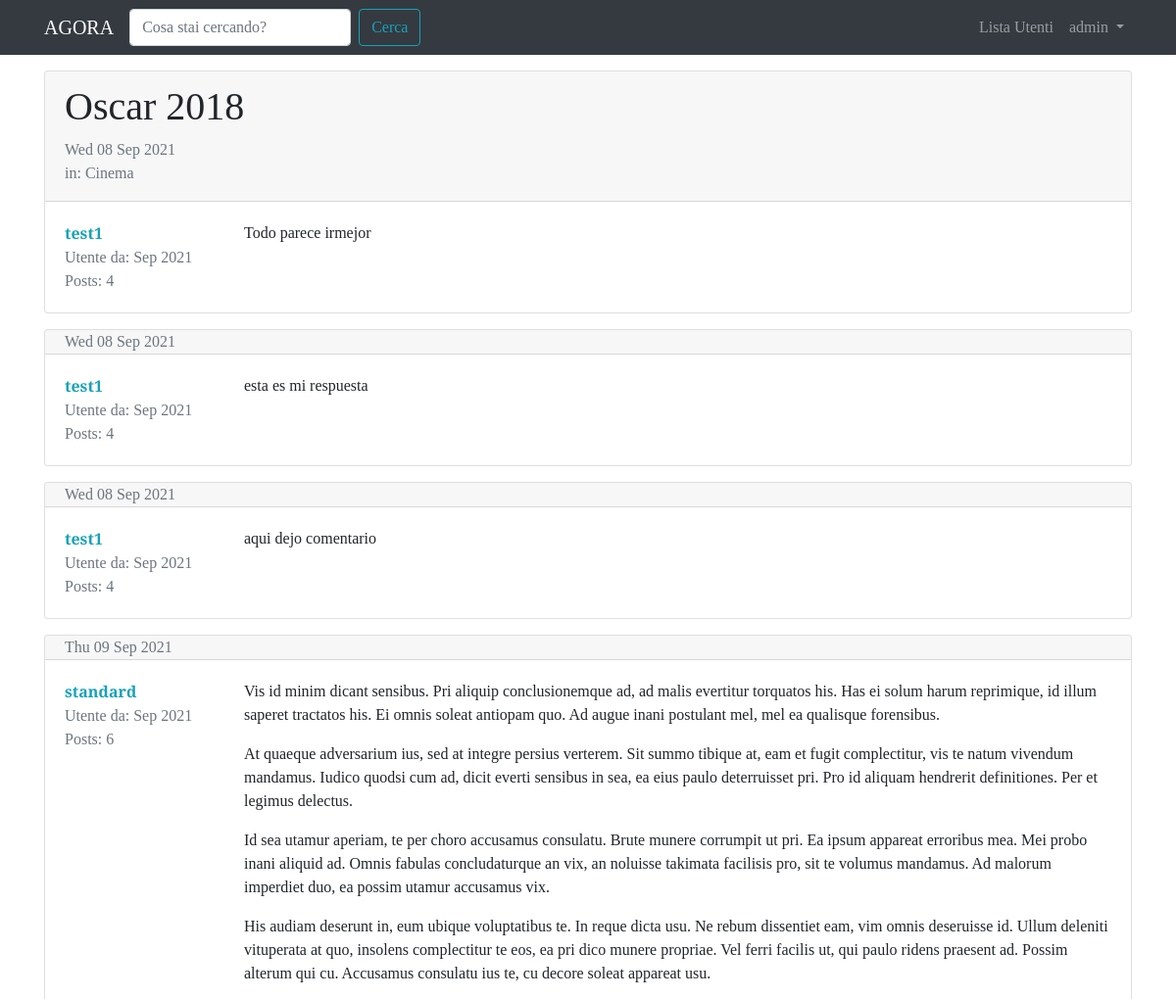
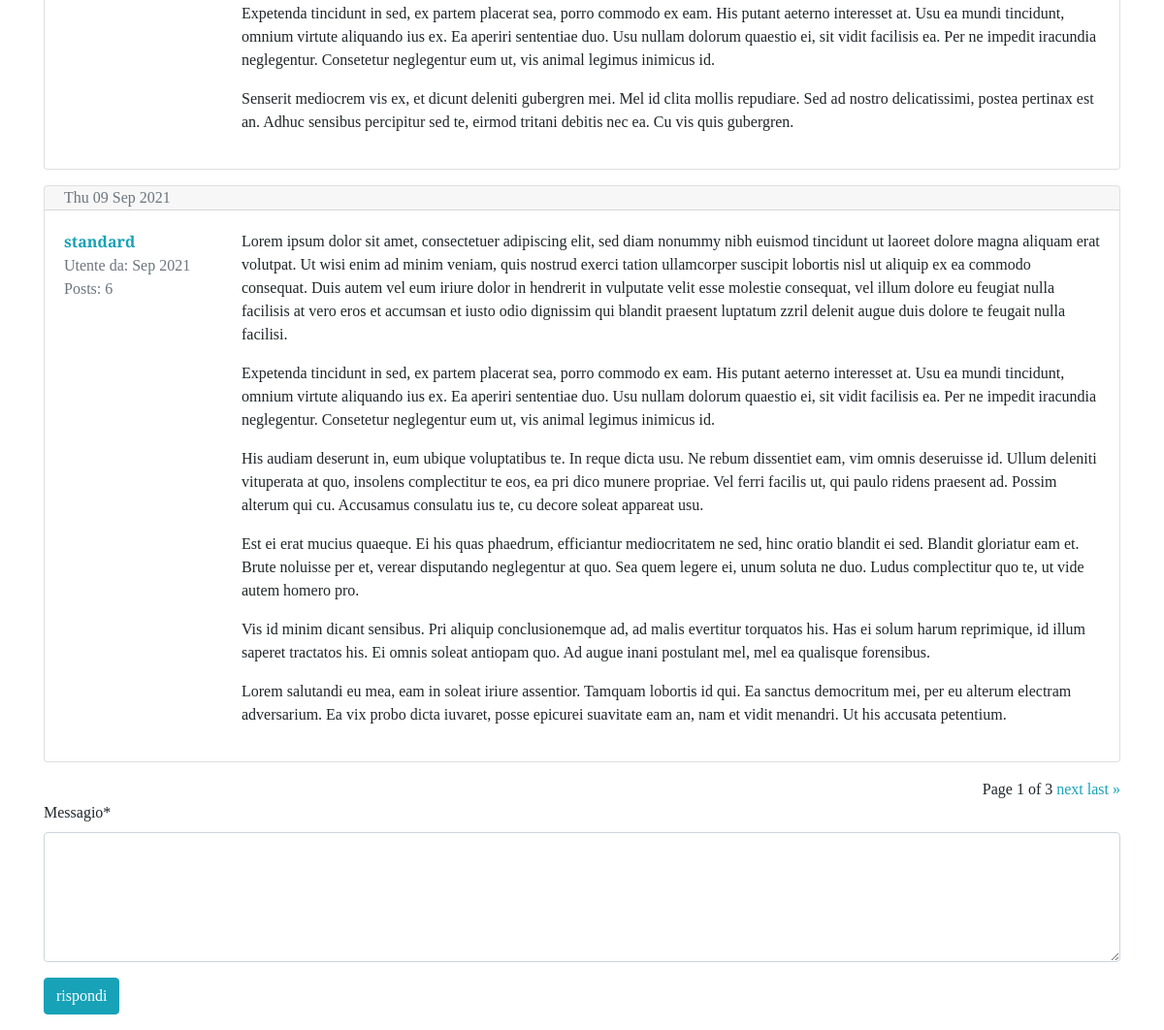
/forum/discussione/4/ (signed in), run on the app's committed database (2 pictures, top to bottom).
### forum/models.py (models this page shows, shortened)
class Discussione(models.Model):
	titolo = models.CharField(max_length=120)
	data_creazione = models.DateTimeField(auto_now_add=True)
	autore_discuzione = models.ForeignKey(User, on_delete=models.CASCADE, related_name='discussioni')
	sezione_apparteneza = models.ForeignKey(Sezione, on_delete=models.CASCADE)
	class Meta:
		verbose_name = 'Discussione'
		verbose_name_plural = 'Discussioni'

class Post(models.Model):
	autore_post = models.ForeignKey(User, on_delete=models.CASCADE, related_name='posts')
	contenuto = models.TextField()
	data_creazione = models.DateTimeField(auto_now_add=True)
	discussione = models.ForeignKey(Discussione, on_delete=models.CASCADE)
	class Meta:
		verbose_name = 'Post'
		verbose_name_plural = 'Posts'

class Sezione(models.Model):
	nome_sezione = models.CharField(max_length=80)
	descrizione = models.CharField(max_length=150, blank=True, null=True)
	logo_sezione = models.ImageField(blank=True, null=True)
	def __str__(self):
		return self.nome_sezione
	class Meta:
		verbose_name = 'Sezione'
		verbose_name_plural = 'Sezioni'

### forum/views.py (the view)
# urls.py: path('discussione/<int:pk>/', views.visualizza_discussione, name='visualizza_discussione'),
def visualizza_discussione(request, pk):
	discussione = get_object_or_404(Discussione, pk=pk)
	posts_discussione = Post.objects.filter(discussione=discussione)
	paginator = Paginator(posts_discussione, 5)
	page = request.GET.get('pagina')
	posts = paginator.get_page(page)
	form_risposta = PostModelForm()
	context = {'discussione': discussione,
				'posts_discussione': posts,
				'form_risposta': form_risposta}
	return render(request, 'forum/singola_discussione.html', context)

### forum/forms.py
class PostModelForm(forms.ModelForm):
	class Meta:
		model = Post
		fields = ['contenuto', ]
		widgets = {
					'contenuto': forms.Textarea(attrs={'rows': '5'})
				}
		labels = {
					'contenuto': 'Messagio'
				}

### forum/templates/forum/singola_discussione.html (shortened to what this page needs)
{% extends 'base.html' %}
{% load crispy_forms_tags %}
{% block content %}
	{% for post in posts_discussione %}
		<div class="card my-3">
		{% if forloop.first and not 'pagina' in request.get_full_path %}
			<div class="card-header pb-0">
				<h1>{{discussione.titolo}}</h1>
				<p class="text-muted"> {{ discussione.data_creazione|date:"D d M Y" }}
				<br>in: {{discussione.sezione_apparteneza}}</p>
			</div>
		{% else %}
			<div class="card-header py-0">
				<p class="text-muted  mb-0">
					{{ post.data_creazione|date:"D d M Y" }}
				</p>
			</div>
		{% endif %}
			<div class="card-body">
				<div class="row">
					<div class="col-xl-2 col-4">
						<p class="mb-0"><a href=" {% url 'user_profile' username=post.autore_post.username %} "><strong>{{post.autore_post}}</strong></a></p>
						<p class="text-muted mb-0">Utente da: {{ post.autore_post.date_joined|date:"M Y" }}</p>
						<p class="text-muted mb-0">Posts: {{ post.autore_post.posts.count }}</p>
					</div>
					<div class="col-xl-10 col-8">
						<p class="my-0">{{ post.contenuto|linebreaks }}</p>
					</div>
				</div>
			</div>
		</div>
	{% endfor %}
	<div class="text-right">
		<span class="step-links">
			<span class="current">
				Page {{posts_discussione.number}}  of {{posts_discussione.paginator.num_pages}}
			</span>
			{% if posts_discussione.has_next %}
				<a href="?pagina={{ posts_discussione.next_page_number }}">next</a>
				<a href="?pagina={{ posts_discussione.paginator.num_pages }}">last &raquo;</a>
			{% endif %}
		</span>
	</div>
	{% if request.user.is_authenticated %}
		{% include 'forum/form_risposta.html' %}
	{% else %}
		<div class="alert alert-info">Per participare devi effectuare il <a href=" {% url 'login' %}?next={{ request.get_full_path }} ">login</a></div>
	{% endif %}
{% endblock content %}

### templates/base.html (shortened to what this page needs)
{% load static %}
<!doctype html>
<html lang="en">
  <head>
    <link rel="stylesheet" href="https://maxcdn.bootstrapcdn.com/bootstrap/4.0.0/css/bootstrap.min.css">
    <link rel="stylesheet" href="{% static 'css/agora.css' %}">
  </head>
  <body>
    <nav class="navbar navbar-expand-lg navbar-dark bg-dark">
      <div class="container">
        <a class="navbar-brand" href="/">AGORA</a>
        <div class="collapse navbar-collapse" id="navbarSupportedContent">
          <form class="form-inline my-2 my-lg-0" action="{% url 'funzione_cerca' %}">
            <input name="q" class="form-control mr-sm-2" type="search" placeholder="Cosa stai cercando?" aria-label="Search">
            <button class="btn btn-outline-info my-2 my-sm-0" type="submit">Cerca</button>
          </form>
          <ul class="navbar-nav ml-auto">
            <li class="nav-item">
              <a class="nav-link" href="{% url 'user_list' %}">Lista Utenti <span class="sr-only">(current)</span></a>
            </li>
            {% if request.user.is_authenticated %}
              <li class="nav-item dropdown">
                <a class="nav-link dropdown-toggle" href="#" id="navbarDropdown" role="button" data-toggle="dropdown" aria-haspopup="true" aria-expanded="false">
                  {{ request.user.username }}
                </a>
              </li>
            {% endif %}
          </ul>
        </div>
      </div>
    </nav>
    <div class="container">
      {% block content %}
      {% endblock content %}
    </div>
  </body>
</html>

### static-storage/css/agora.css (style rules this page uses)
body { font-family: 'Slabo 27px', serif; }
a, a:hover { color: #17a2b8; }

### data on the page
Post: autore_post "test1", autore_post.date_joined "Sep 2021", autore_post.posts.count "4", contenuto "Todo parece irmejor"
Discussione: titolo "Oscar 2018", data_creazione "Wed 08 Sep 2021", sezione_apparteneza "Cinema"
Post: data_creazione "Wed 08 Sep 2021", autore_post "test1", autore_post.date_joined "Sep 2021", autore_post.posts.count "4", contenuto "esta es mi respuesta"
Post: data_creazione "Wed 08 Sep 2021", autore_post "test1", autore_post.date_joined "Sep 2021", autore_post.posts.count "4", contenuto "aqui dejo comentario"
Post: data_creazione "Thu 09 Sep 2021", autore_post "standard", autore_post.date_joined "Sep 2021", autore_post.posts.count "6", contenuto "Vis id minim dicant sensibus. Pri aliquip conclusionemque ad, ad malis evertitur torquatos his. Has ei solum harum reprimique, id illum saperet tractatos his. Ei omnis soleat antiopam quo. Ad augue inani postulant mel, mel ea qualisque forensibus. At quaeque adversarium ius, sed at integre persius verterem. Sit summo tibique at, eam et fugit complectitur, vis te natum vivendum mandamus. Iudico quodsi cum ad, dicit everti sensibus in sea, ea eius paulo deterruisset pri. Pro id aliquam hendrerit definitiones. Per et legimus delectus. Id sea utamur aperiam, te per choro accusamus consulatu. Brute munere corrumpit ut pri. Ea ipsum appareat erroribus mea. Mei probo inani aliquid ad. Omnis…"
Post: data_creazione "Thu 09 Sep 2021", autore_post "standard", autore_post.date_joined "Sep 2021", autore_post.posts.count "6", contenuto "Lorem ipsum dolor sit amet, consectetuer adipiscing elit, sed diam nonummy nibh euismod tincidunt ut laoreet dolore magna aliquam erat volutpat. Ut wisi enim ad minim veniam, quis nostrud exerci tation ullamcorper suscipit lobortis nisl ut aliquip ex ea commodo consequat. Duis autem vel eum iriure dolor in hendrerit in vulputate velit esse molestie consequat, vel illum dolore eu feugiat nulla facilisis at vero eros et accumsan et iusto odio dignissim qui blandit praesent luptatum zzril delenit augue duis dolore te feugait nulla facilisi. Expetenda tincidunt in sed, ex partem placerat sea, porro commodo ex eam. His putant aeterno interesset at. Usu ea mundi tincidunt, omnium virtute…"

### other printed values
{{ request.user.username }} "admin"
{{ posts_discussione.number }} "1"
{{ posts_discussione.paginator.num_pages }} "3"
